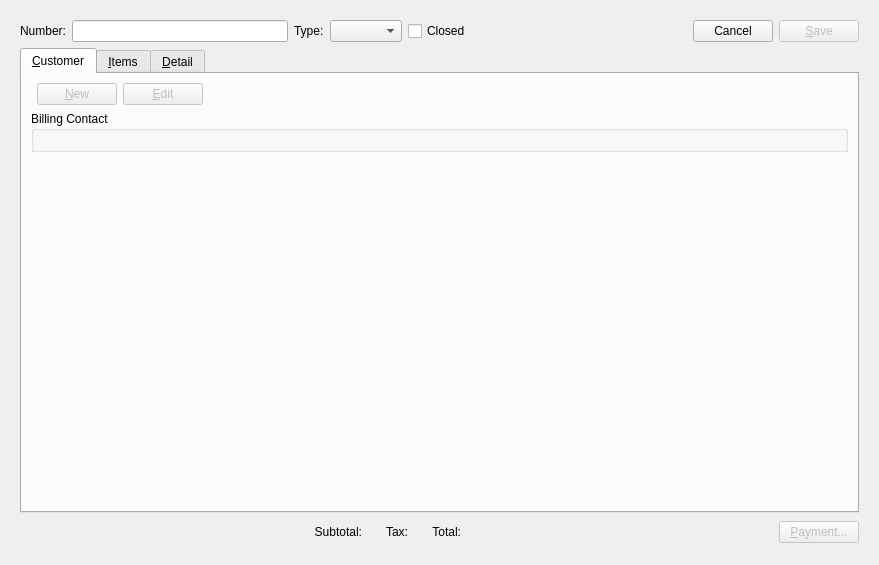
<?xml version="1.0" encoding="UTF-8"?>
<ui version="4.0">
 <class>retailSale</class>
 <widget class="QWidget" name="retailSale">
  <property name="geometry">
   <rect>
    <x>0</x>
    <y>0</y>
    <width>879</width>
    <height>565</height>
   </rect>
  </property>
  <property name="windowTitle">
   <string>Retail Sale</string>
  </property>
  <layout class="QGridLayout" name="gridLayout_6">
   <item row="0" column="0">
    <widget class="Screen" name="_sale">
     <property name="schemaName">
      <string>xtpos</string>
     </property>
     <property name="tableName">
      <string>api_sale</string>
     </property>
     <property name="primaryKeyColumns">
      <number>1</number>
     </property>
     <layout class="QGridLayout" name="gridLayout_3">
      <item row="0" column="0">
       <layout class="QHBoxLayout" name="_2">
        <item>
         <widget class="QLabel" name="_numberLit">
          <property name="text">
           <string>Number:</string>
          </property>
          <property name="alignment">
           <set>Qt::AlignRight|Qt::AlignTrailing|Qt::AlignVCenter</set>
          </property>
         </widget>
        </item>
        <item>
         <widget class="XLineEdit" name="_number">
          <property name="text">
           <string/>
          </property>
          <property name="fieldName">
           <string>sale_number</string>
          </property>
         </widget>
        </item>
        <item>
         <widget class="QLabel" name="_typeLit">
          <property name="text">
           <string>Type:</string>
          </property>
         </widget>
        </item>
        <item>
         <widget class="XComboBox" name="_type">
          <property name="fieldName">
           <string>type</string>
          </property>
         </widget>
        </item>
        <item>
         <widget class="XCheckBox" name="_closed">
          <property name="text">
           <string>Closed</string>
          </property>
          <property name="fieldName">
           <string>closed</string>
          </property>
          <property name="forgetful">
           <bool>true</bool>
          </property>
         </widget>
        </item>
        <item>
         <spacer>
          <property name="orientation">
           <enum>Qt::Horizontal</enum>
          </property>
          <property name="sizeHint" stdset="0">
           <size>
            <width>16</width>
            <height>20</height>
           </size>
          </property>
         </spacer>
        </item>
        <item>
         <widget class="QPushButton" name="_cancel">
          <property name="text">
           <string>Cancel</string>
          </property>
          <property name="checkable">
           <bool>false</bool>
          </property>
         </widget>
        </item>
        <item>
         <widget class="QPushButton" name="_save">
          <property name="enabled">
           <bool>false</bool>
          </property>
          <property name="text">
           <string>&amp;Save</string>
          </property>
         </widget>
        </item>
       </layout>
      </item>
      <item row="1" column="0">
       <widget class="QTabWidget" name="_tab">
        <property name="currentIndex">
         <number>0</number>
        </property>
        <widget class="QWidget" name="_custTab">
         <attribute name="title">
          <string>&amp;Customer</string>
         </attribute>
         <layout class="QVBoxLayout" name="verticalLayout">
          <item>
           <layout class="QHBoxLayout" name="horizontalLayout_7">
            <item>
             <widget class="CustInfo" name="_cust">
              <property name="fieldName">
               <string>customer_number</string>
              </property>
             </widget>
            </item>
            <item>
             <widget class="QPushButton" name="_new">
              <property name="enabled">
               <bool>false</bool>
              </property>
              <property name="text">
               <string>&amp;New</string>
              </property>
             </widget>
            </item>
            <item>
             <widget class="QPushButton" name="_edit">
              <property name="enabled">
               <bool>false</bool>
              </property>
              <property name="text">
               <string>&amp;Edit</string>
              </property>
             </widget>
            </item>
            <item>
             <spacer>
              <property name="orientation">
               <enum>Qt::Horizontal</enum>
              </property>
              <property name="sizeHint" stdset="0">
               <size>
                <width>13</width>
                <height>13</height>
               </size>
              </property>
             </spacer>
            </item>
           </layout>
          </item>
          <item>
           <widget class="QGroupBox" name="_cntctGroup">
            <property name="title">
             <string>Billing Contact</string>
            </property>
            <layout class="QGridLayout" name="_6">
             <item row="0" column="0">
              <widget class="ContactCluster" name="_contact">
               <property name="accountVisible">
                <bool>false</bool>
               </property>
               <property name="activeVisible">
                <bool>false</bool>
               </property>
               <property name="initialsVisible">
                <bool>false</bool>
               </property>
               <property name="webaddrVisible">
                <bool>false</bool>
               </property>
               <property name="fieldNameChange">
                <string>contact_change</string>
               </property>
               <property name="fieldNameNumber">
                <string>contact_number</string>
               </property>
               <property name="fieldNameFirst">
                <string>first</string>
               </property>
               <property name="fieldNameMiddle">
                <string>middle</string>
               </property>
               <property name="fieldNameLast">
                <string>last</string>
               </property>
               <property name="fieldNameSuffix">
                <string>suffix</string>
               </property>
               <property name="fieldNameTitle">
                <string>job_title</string>
               </property>
               <property name="fieldNamePhone">
                <string>voice</string>
               </property>
               <property name="fieldNamePhone2">
                <string>alternate</string>
               </property>
               <property name="fieldNameFax">
                <string>fax</string>
               </property>
               <property name="fieldNameEmailAddress">
                <string>email</string>
               </property>
               <property name="fieldNameWebAddress">
                <string>web</string>
               </property>
               <property name="fieldNameAddressChange" stdset="0">
                <string>address_change</string>
               </property>
               <property name="fieldNameAddressNumber" stdset="0">
                <string>address_number</string>
               </property>
               <property name="fieldNameLine1">
                <string>address1</string>
               </property>
               <property name="fieldNameLine2">
                <string>address2</string>
               </property>
               <property name="fieldNameLine3">
                <string>address3</string>
               </property>
               <property name="fieldNameCity">
                <string>city</string>
               </property>
               <property name="fieldNameState">
                <string>state</string>
               </property>
               <property name="fieldNamePostalCode">
                <string>postalcode</string>
               </property>
               <property name="fieldNameCountry">
                <string>country</string>
               </property>
              </widget>
             </item>
            </layout>
           </widget>
          </item>
          <item>
           <spacer>
            <property name="orientation">
             <enum>Qt::Vertical</enum>
            </property>
            <property name="sizeHint" stdset="0">
             <size>
              <width>20</width>
              <height>40</height>
             </size>
            </property>
           </spacer>
          </item>
         </layout>
        </widget>
        <widget class="QWidget" name="_itemsTab">
         <attribute name="title">
          <string>&amp;Items</string>
         </attribute>
         <layout class="QGridLayout" name="gridLayout_4">
          <item row="0" column="0">
           <widget class="XTreeView" name="_saleitems">
            <property name="enabled">
             <bool>true</bool>
            </property>
            <property name="editTriggers">
             <set>QAbstractItemView::NoEditTriggers</set>
            </property>
            <property name="alternatingRowColors">
             <bool>false</bool>
            </property>
            <property name="schemaName">
             <string>xtpos</string>
            </property>
            <property name="tableName">
             <string>api_saleitem</string>
            </property>
            <property name="primaryKeyCoulmns" stdset="0">
             <number>2</number>
            </property>
           </widget>
          </item>
          <item row="1" column="0">
           <layout class="QHBoxLayout" name="_7">
            <property name="spacing">
             <number>12</number>
            </property>
            <item>
             <widget class="QPushButton" name="_add">
              <property name="text">
               <string>Add</string>
              </property>
              <property name="default">
               <bool>true</bool>
              </property>
             </widget>
            </item>
            <item>
             <widget class="QPushButton" name="_remove">
              <property name="enabled">
               <bool>false</bool>
              </property>
              <property name="text">
               <string>Remove</string>
              </property>
             </widget>
            </item>
            <item>
             <spacer>
              <property name="orientation">
               <enum>Qt::Horizontal</enum>
              </property>
              <property name="sizeHint" stdset="0">
               <size>
                <width>16</width>
                <height>20</height>
               </size>
              </property>
             </spacer>
            </item>
            <item>
             <widget class="QLabel" name="_receiptNumberLit">
              <property name="text">
               <string>Receipt Number:</string>
              </property>
             </widget>
            </item>
            <item>
             <widget class="XLineEdit" name="_receiptNumber">
              <property name="enabled">
               <bool>false</bool>
              </property>
              <property name="sizePolicy">
               <sizepolicy hsizetype="Preferred" vsizetype="Fixed">
                <horstretch>0</horstretch>
                <verstretch>0</verstretch>
               </sizepolicy>
              </property>
             </widget>
            </item>
            <item>
             <widget class="QPushButton" name="_receiptSearch">
              <property name="text">
               <string>...</string>
              </property>
             </widget>
            </item>
           </layout>
          </item>
          <item row="2" column="0">
           <widget class="Screen" name="_saleitem">
            <property name="primaryKeyColumns">
             <number>2</number>
            </property>
            <layout class="QGridLayout" name="_8">
             <property name="margin">
              <number>0</number>
             </property>
             <property name="spacing">
              <number>0</number>
             </property>
             <item row="0" column="0">
              <widget class="QGroupBox" name="_itemGroup">
               <property name="title">
                <string/>
               </property>
               <layout class="QGridLayout" name="gridLayout_5">
                <item row="0" column="0">
                 <widget class="ItemCluster" name="_item">
                  <property name="fieldName">
                   <string>item_number</string>
                  </property>
                 </widget>
                </item>
                <item row="0" column="1">
                 <layout class="QGridLayout" name="_9">
                  <property name="verticalSpacing">
                   <number>0</number>
                  </property>
                  <item row="0" column="0">
                   <widget class="QLabel" name="_qtyLit">
                    <property name="text">
                     <string>Qty:</string>
                    </property>
                    <property name="alignment">
                     <set>Qt::AlignRight|Qt::AlignTrailing|Qt::AlignVCenter</set>
                    </property>
                    <property name="margin">
                     <number>5</number>
                    </property>
                   </widget>
                  </item>
                  <item row="0" column="1">
                   <layout class="QHBoxLayout" name="_10">
                    <item>
                     <widget class="XLineEdit" name="_qty">
                      <property name="fieldName">
                       <string>qty</string>
                      </property>
                      <property name="defaultText">
                       <string>1</string>
                      </property>
                     </widget>
                    </item>
                    <item>
                     <spacer>
                      <property name="orientation">
                       <enum>Qt::Horizontal</enum>
                      </property>
                      <property name="sizeHint" stdset="0">
                       <size>
                        <width>81</width>
                        <height>21</height>
                       </size>
                      </property>
                     </spacer>
                    </item>
                   </layout>
                  </item>
                  <item row="1" column="0">
                   <widget class="QLabel" name="_unitPriceLit">
                    <property name="text">
                     <string>Unit Price:</string>
                    </property>
                    <property name="alignment">
                     <set>Qt::AlignRight|Qt::AlignTrailing|Qt::AlignVCenter</set>
                    </property>
                    <property name="margin">
                     <number>5</number>
                    </property>
                   </widget>
                  </item>
                  <item row="2" column="0">
                   <widget class="QLabel" name="_extendedPriceLit">
                    <property name="text">
                     <string>Extended:</string>
                    </property>
                    <property name="alignment">
                     <set>Qt::AlignRight|Qt::AlignTrailing|Qt::AlignVCenter</set>
                    </property>
                    <property name="margin">
                     <number>5</number>
                    </property>
                   </widget>
                  </item>
                  <item row="1" column="1">
                   <layout class="QHBoxLayout" name="horizontalLayout_3">
                    <item>
                     <widget class="CurrCluster" name="_unitPrice">
                      <property name="sizePolicy">
                       <sizepolicy hsizetype="Fixed" vsizetype="Preferred">
                        <horstretch>0</horstretch>
                        <verstretch>0</verstretch>
                       </sizepolicy>
                      </property>
                      <property name="fieldNameValue">
                       <string>price</string>
                      </property>
                      <property name="format">
                       <enum>CurrDisplay::SalesPrice</enum>
                      </property>
                      <property name="currencyEnabled">
                       <bool>false</bool>
                      </property>
                      <property name="currencyVisible">
                       <bool>false</bool>
                      </property>
                     </widget>
                    </item>
                    <item>
                     <spacer name="horizontalSpacer_3">
                      <property name="orientation">
                       <enum>Qt::Horizontal</enum>
                      </property>
                      <property name="sizeHint" stdset="0">
                       <size>
                        <width>40</width>
                        <height>20</height>
                       </size>
                      </property>
                     </spacer>
                    </item>
                   </layout>
                  </item>
                  <item row="2" column="1">
                   <layout class="QHBoxLayout" name="horizontalLayout_4">
                    <item>
                     <widget class="CurrCluster" name="_extendedPrice">
                      <property name="sizePolicy">
                       <sizepolicy hsizetype="Fixed" vsizetype="Preferred">
                        <horstretch>0</horstretch>
                        <verstretch>0</verstretch>
                       </sizepolicy>
                      </property>
                      <property name="fieldNameValue">
                       <string>extension</string>
                      </property>
                      <property name="format">
                       <enum>CurrDisplay::ExtPrice</enum>
                      </property>
                      <property name="currencyEnabled">
                       <bool>false</bool>
                      </property>
                      <property name="currencyVisible">
                       <bool>false</bool>
                      </property>
                      <property name="enabled">
                       <bool>false</bool>
                      </property>
                     </widget>
                    </item>
                    <item>
                     <spacer name="horizontalSpacer_4">
                      <property name="orientation">
                       <enum>Qt::Horizontal</enum>
                      </property>
                      <property name="sizeHint" stdset="0">
                       <size>
                        <width>40</width>
                        <height>20</height>
                       </size>
                      </property>
                     </spacer>
                    </item>
                   </layout>
                  </item>
                 </layout>
                </item>
               </layout>
               <zorder>_item</zorder>
               <zorder></zorder>
              </widget>
             </item>
            </layout>
           </widget>
          </item>
         </layout>
        </widget>
        <widget class="QWidget" name="_detailTab">
         <attribute name="title">
          <string>&amp;Detail</string>
         </attribute>
         <layout class="QGridLayout" name="gridLayout_2">
          <item row="0" column="0">
           <layout class="QHBoxLayout" name="horizontalLayout_2">
            <item>
             <layout class="QGridLayout" name="gridLayout">
              <item row="0" column="1">
               <widget class="DLineEdit" name="_date">
                <property name="enabled">
                 <bool>false</bool>
                </property>
                <property name="sizePolicy">
                 <sizepolicy hsizetype="Minimum" vsizetype="Fixed">
                  <horstretch>0</horstretch>
                  <verstretch>0</verstretch>
                 </sizepolicy>
                </property>
                <property name="defaultDate">
                 <enum>XDateEdit::Current</enum>
                </property>
                <property name="fieldName">
                 <string>date</string>
                </property>
               </widget>
              </item>
              <item row="1" column="1">
               <layout class="QHBoxLayout" name="_11">
                <item>
                 <widget class="XComboBox" name="_salesrep">
                  <property name="allowNull">
                   <bool>true</bool>
                  </property>
                  <property name="nullStr">
                   <string>None</string>
                  </property>
                  <property name="type">
                   <enum>XComboBox::SalesReps</enum>
                  </property>
                  <property name="defaultCode">
                   <enum>XComboBox::None</enum>
                  </property>
                  <property name="fieldName">
                   <string>sales_rep</string>
                  </property>
                 </widget>
                </item>
                <item>
                 <spacer>
                  <property name="orientation">
                   <enum>Qt::Horizontal</enum>
                  </property>
                  <property name="sizeHint" stdset="0">
                   <size>
                    <width>16</width>
                    <height>24</height>
                   </size>
                  </property>
                 </spacer>
                </item>
               </layout>
              </item>
              <item row="1" column="3">
               <layout class="QHBoxLayout" name="horizontalLayout">
                <item>
                 <widget class="WComboBox" name="_site">
                  <property name="allowNull">
                   <bool>false</bool>
                  </property>
                  <property name="defaultCode">
                   <enum>XComboBox::None</enum>
                  </property>
                  <property name="fieldName">
                   <string>site</string>
                  </property>
                 </widget>
                </item>
                <item>
                 <spacer name="horizontalSpacer">
                  <property name="orientation">
                   <enum>Qt::Horizontal</enum>
                  </property>
                  <property name="sizeHint" stdset="0">
                   <size>
                    <width>0</width>
                    <height>20</height>
                   </size>
                  </property>
                 </spacer>
                </item>
               </layout>
              </item>
              <item row="0" column="0">
               <widget class="QLabel" name="_dateLit">
                <property name="text">
                 <string>Date:</string>
                </property>
                <property name="alignment">
                 <set>Qt::AlignRight|Qt::AlignTrailing|Qt::AlignVCenter</set>
                </property>
               </widget>
              </item>
              <item row="1" column="0">
               <widget class="XLabel" name="_salesrepLit">
                <property name="text">
                 <string>Sales Rep:</string>
                </property>
                <property name="alignment">
                 <set>Qt::AlignRight|Qt::AlignTrailing|Qt::AlignVCenter</set>
                </property>
               </widget>
              </item>
              <item row="0" column="2">
               <widget class="QLabel" name="TerminalLit">
                <property name="text">
                 <string>Terminal:</string>
                </property>
                <property name="alignment">
                 <set>Qt::AlignRight|Qt::AlignTrailing|Qt::AlignVCenter</set>
                </property>
               </widget>
              </item>
              <item row="1" column="2">
               <widget class="QLabel" name="_siteLit">
                <property name="text">
                 <string>Site:</string>
                </property>
                <property name="alignment">
                 <set>Qt::AlignRight|Qt::AlignTrailing|Qt::AlignVCenter</set>
                </property>
               </widget>
              </item>
              <item row="0" column="4">
               <layout class="QHBoxLayout" name="horizontalLayout_5">
                <item>
                 <widget class="QLabel" name="_taxzoneLit">
                  <property name="text">
                   <string>Tax Zone:</string>
                  </property>
                 </widget>
                </item>
                <item>
                 <widget class="XComboBox" name="_taxzone">
                  <property name="allowNull">
                   <bool>true</bool>
                  </property>
                  <property name="nullStr">
                   <string>None</string>
                  </property>
                  <property name="type">
                   <enum>XComboBox::TaxZones</enum>
                  </property>
                  <property name="defaultCode">
                   <enum>XComboBox::None</enum>
                  </property>
                  <property name="fieldName">
                   <string>tax_zone</string>
                  </property>
                 </widget>
                </item>
                <item>
                 <spacer name="horizontalSpacer_5">
                  <property name="orientation">
                   <enum>Qt::Horizontal</enum>
                  </property>
                  <property name="sizeHint" stdset="0">
                   <size>
                    <width>0</width>
                    <height>20</height>
                   </size>
                  </property>
                 </spacer>
                </item>
               </layout>
              </item>
              <item row="0" column="3">
               <layout class="QHBoxLayout" name="horizontalLayout_6">
                <item>
                 <widget class="XComboBox" name="_terminal">
                  <property name="fieldName">
                   <string>terminal</string>
                  </property>
                 </widget>
                </item>
                <item>
                 <spacer name="horizontalSpacer_6">
                  <property name="orientation">
                   <enum>Qt::Horizontal</enum>
                  </property>
                  <property name="sizeHint" stdset="0">
                   <size>
                    <width>0</width>
                    <height>20</height>
                   </size>
                  </property>
                 </spacer>
                </item>
               </layout>
              </item>
             </layout>
            </item>
            <item>
             <spacer>
              <property name="orientation">
               <enum>Qt::Horizontal</enum>
              </property>
              <property name="sizeHint" stdset="0">
               <size>
                <width>40</width>
                <height>20</height>
               </size>
              </property>
             </spacer>
            </item>
           </layout>
          </item>
          <item row="1" column="0">
           <layout class="QVBoxLayout" name="_12">
            <property name="spacing">
             <number>0</number>
            </property>
            <item>
             <widget class="QLabel" name="_notesLit">
              <property name="text">
               <string>Notes</string>
              </property>
             </widget>
            </item>
            <item>
             <widget class="XTextEdit" name="_notes">
              <property name="fieldName">
               <string>notes</string>
              </property>
             </widget>
            </item>
           </layout>
          </item>
         </layout>
        </widget>
       </widget>
      </item>
      <item row="2" column="0">
       <layout class="QHBoxLayout" name="_13">
        <property name="spacing">
         <number>12</number>
        </property>
        <item>
         <spacer>
          <property name="orientation">
           <enum>Qt::Horizontal</enum>
          </property>
          <property name="sizeHint" stdset="0">
           <size>
            <width>0</width>
            <height>26</height>
           </size>
          </property>
         </spacer>
        </item>
        <item>
         <widget class="QLabel" name="_subtotalLit">
          <property name="text">
           <string>Subtotal:</string>
          </property>
          <property name="alignment">
           <set>Qt::AlignRight|Qt::AlignTrailing|Qt::AlignVCenter</set>
          </property>
         </widget>
        </item>
        <item>
         <widget class="CurrCluster" name="_subtotal">
          <property name="fieldNameValue">
           <string>subtotal</string>
          </property>
          <property name="currencyVisible">
           <bool>false</bool>
          </property>
          <property name="enabled">
           <bool>false</bool>
          </property>
         </widget>
        </item>
        <item>
         <widget class="QLabel" name="_taxLit">
          <property name="text">
           <string>Tax:</string>
          </property>
          <property name="alignment">
           <set>Qt::AlignRight|Qt::AlignTrailing|Qt::AlignVCenter</set>
          </property>
         </widget>
        </item>
        <item>
         <widget class="CurrCluster" name="_tax">
          <property name="fieldNameValue">
           <string>tax</string>
          </property>
          <property name="currencyVisible">
           <bool>false</bool>
          </property>
          <property name="enabled">
           <bool>false</bool>
          </property>
         </widget>
        </item>
        <item>
         <widget class="QLabel" name="_totalLit">
          <property name="text">
           <string>Total:</string>
          </property>
          <property name="alignment">
           <set>Qt::AlignRight|Qt::AlignTrailing|Qt::AlignVCenter</set>
          </property>
         </widget>
        </item>
        <item>
         <widget class="CurrCluster" name="_total">
          <property name="fieldNameValue">
           <string>total</string>
          </property>
          <property name="currencyVisible">
           <bool>false</bool>
          </property>
          <property name="enabled">
           <bool>false</bool>
          </property>
         </widget>
        </item>
        <item>
         <spacer name="horizontalSpacer_2">
          <property name="orientation">
           <enum>Qt::Horizontal</enum>
          </property>
          <property name="sizeHint" stdset="0">
           <size>
            <width>0</width>
            <height>20</height>
           </size>
          </property>
         </spacer>
        </item>
        <item>
         <widget class="QPushButton" name="_payment">
          <property name="enabled">
           <bool>false</bool>
          </property>
          <property name="text">
           <string>&amp;Payment...</string>
          </property>
         </widget>
        </item>
       </layout>
      </item>
     </layout>
    </widget>
   </item>
  </layout>
 </widget>
 <customwidgets>
  <customwidget>
   <class>ContactCluster</class>
   <extends>QWidget</extends>
   <header>contactcluster.h</header>
  </customwidget>
  <customwidget>
   <class>CurrCluster</class>
   <extends>CurrDisplay</extends>
   <header>currcluster.h</header>
  </customwidget>
  <customwidget>
   <class>CurrDisplay</class>
   <extends>QWidget</extends>
   <header>currcluster.h</header>
  </customwidget>
  <customwidget>
   <class>CustInfo</class>
   <extends>QWidget</extends>
   <header>custcluster.h</header>
  </customwidget>
  <customwidget>
   <class>DLineEdit</class>
   <extends>QWidget</extends>
   <header>datecluster.h</header>
  </customwidget>
  <customwidget>
   <class>ItemCluster</class>
   <extends>QWidget</extends>
   <header>itemcluster.h</header>
  </customwidget>
  <customwidget>
   <class>Screen</class>
   <extends>QWidget</extends>
   <header>screen.h</header>
   <container>1</container>
  </customwidget>
  <customwidget>
   <class>WComboBox</class>
   <extends>XComboBox</extends>
   <header>wcombobox.h</header>
  </customwidget>
  <customwidget>
   <class>XCheckBox</class>
   <extends>QCheckBox</extends>
   <header>xcheckbox.h</header>
  </customwidget>
  <customwidget>
   <class>XComboBox</class>
   <extends>QComboBox</extends>
   <header>xcombobox.h</header>
  </customwidget>
  <customwidget>
   <class>XLabel</class>
   <extends>QLabel</extends>
   <header>xlabel.h</header>
  </customwidget>
  <customwidget>
   <class>XLineEdit</class>
   <extends>QLineEdit</extends>
   <header>xlineedit.h</header>
   <container>1</container>
  </customwidget>
  <customwidget>
   <class>XTreeView</class>
   <extends>QTreeView</extends>
   <header>xtreeview.h</header>
  </customwidget>
  <customwidget>
   <class>XTextEdit</class>
   <extends>QTextEdit</extends>
   <header>xtextedit.h</header>
  </customwidget>
 </customwidgets>
 <resources/>
 <connections>
  <connection>
   <sender>_sale</sender>
   <signal>newDataWidgetMapper(XDataWidgetMapper*)</signal>
   <receiver>_number</receiver>
   <slot>setDataWidgetMap(XDataWidgetMapper*)</slot>
   <hints>
    <hint type="sourcelabel">
     <x>439</x>
     <y>282</y>
    </hint>
    <hint type="destinationlabel">
     <x>178</x>
     <y>38</y>
    </hint>
   </hints>
  </connection>
  <connection>
   <sender>_sale</sender>
   <signal>newDataWidgetMapper(XDataWidgetMapper*)</signal>
   <receiver>_type</receiver>
   <slot>setDataWidgetMap(XDataWidgetMapper*)</slot>
   <hints>
    <hint type="sourcelabel">
     <x>439</x>
     <y>282</y>
    </hint>
    <hint type="destinationlabel">
     <x>376</x>
     <y>39</y>
    </hint>
   </hints>
  </connection>
  <connection>
   <sender>_sale</sender>
   <signal>newDataWidgetMapper(XDataWidgetMapper*)</signal>
   <receiver>_contact</receiver>
   <slot>setDataWidgetMap(XDataWidgetMapper*)</slot>
   <hints>
    <hint type="sourcelabel">
     <x>439</x>
     <y>282</y>
    </hint>
    <hint type="destinationlabel">
     <x>439</x>
     <y>274</y>
    </hint>
   </hints>
  </connection>
  <connection>
   <sender>_sale</sender>
   <signal>newDataWidgetMapper(XDataWidgetMapper*)</signal>
   <receiver>_salesrep</receiver>
   <slot>setDataWidgetMap(XDataWidgetMapper*)</slot>
   <hints>
    <hint type="sourcelabel">
     <x>439</x>
     <y>282</y>
    </hint>
    <hint type="destinationlabel">
     <x>167</x>
     <y>158</y>
    </hint>
   </hints>
  </connection>
  <connection>
   <sender>_sale</sender>
   <signal>newDataWidgetMapper(XDataWidgetMapper*)</signal>
   <receiver>_terminal</receiver>
   <slot>setDataWidgetMap(XDataWidgetMapper*)</slot>
   <hints>
    <hint type="sourcelabel">
     <x>439</x>
     <y>282</y>
    </hint>
    <hint type="destinationlabel">
     <x>406</x>
     <y>120</y>
    </hint>
   </hints>
  </connection>
  <connection>
   <sender>_sale</sender>
   <signal>newDataWidgetMapper(XDataWidgetMapper*)</signal>
   <receiver>_date</receiver>
   <slot>setDataWidgetMap(XDataWidgetMapper*)</slot>
   <hints>
    <hint type="sourcelabel">
     <x>439</x>
     <y>282</y>
    </hint>
    <hint type="destinationlabel">
     <x>195</x>
     <y>120</y>
    </hint>
   </hints>
  </connection>
  <connection>
   <sender>_sale</sender>
   <signal>newDataWidgetMapper(XDataWidgetMapper*)</signal>
   <receiver>_notes</receiver>
   <slot>setDataWidgetMap(XDataWidgetMapper*)</slot>
   <hints>
    <hint type="sourcelabel">
     <x>439</x>
     <y>282</y>
    </hint>
    <hint type="destinationlabel">
     <x>439</x>
     <y>333</y>
    </hint>
   </hints>
  </connection>
  <connection>
   <sender>_sale</sender>
   <signal>newDataWidgetMapper(XDataWidgetMapper*)</signal>
   <receiver>_taxzone</receiver>
   <slot>setDataWidgetMap(XDataWidgetMapper*)</slot>
   <hints>
    <hint type="sourcelabel">
     <x>439</x>
     <y>282</y>
    </hint>
    <hint type="destinationlabel">
     <x>598</x>
     <y>120</y>
    </hint>
   </hints>
  </connection>
  <connection>
   <sender>_sale</sender>
   <signal>newDataWidgetMapper(XDataWidgetMapper*)</signal>
   <receiver>_total</receiver>
   <slot>setDataWidgetMap(XDataWidgetMapper*)</slot>
   <hints>
    <hint type="sourcelabel">
     <x>439</x>
     <y>282</y>
    </hint>
    <hint type="destinationlabel">
     <x>632</x>
     <y>519</y>
    </hint>
   </hints>
  </connection>
  <connection>
   <sender>_sale</sender>
   <signal>newDataWidgetMapper(XDataWidgetMapper*)</signal>
   <receiver>_subtotal</receiver>
   <slot>setDataWidgetMap(XDataWidgetMapper*)</slot>
   <hints>
    <hint type="sourcelabel">
     <x>439</x>
     <y>282</y>
    </hint>
    <hint type="destinationlabel">
     <x>201</x>
     <y>519</y>
    </hint>
   </hints>
  </connection>
  <connection>
   <sender>_sale</sender>
   <signal>newDataWidgetMapper(XDataWidgetMapper*)</signal>
   <receiver>_tax</receiver>
   <slot>setDataWidgetMap(XDataWidgetMapper*)</slot>
   <hints>
    <hint type="sourcelabel">
     <x>439</x>
     <y>282</y>
    </hint>
    <hint type="destinationlabel">
     <x>412</x>
     <y>519</y>
    </hint>
   </hints>
  </connection>
  <connection>
   <sender>_sale</sender>
   <signal>newDataWidgetMapper(XDataWidgetMapper*)</signal>
   <receiver>_saleitems</receiver>
   <slot>setDataWidgetMap(XDataWidgetMapper*)</slot>
   <hints>
    <hint type="sourcelabel">
     <x>439</x>
     <y>282</y>
    </hint>
    <hint type="destinationlabel">
     <x>439</x>
     <y>199</y>
    </hint>
   </hints>
  </connection>
  <connection>
   <sender>_sale</sender>
   <signal>newDataWidgetMapper(XDataWidgetMapper*)</signal>
   <receiver>_cust</receiver>
   <slot>setDataWidgetMap(XDataWidgetMapper*)</slot>
   <hints>
    <hint type="sourcelabel">
     <x>439</x>
     <y>282</y>
    </hint>
    <hint type="destinationlabel">
     <x>200</x>
     <y>124</y>
    </hint>
   </hints>
  </connection>
  <connection>
   <sender>_sale</sender>
   <signal>newDataWidgetMapper(XDataWidgetMapper*)</signal>
   <receiver>_site</receiver>
   <slot>setDataWidgetMap(XDataWidgetMapper*)</slot>
   <hints>
    <hint type="sourcelabel">
     <x>439</x>
     <y>282</y>
    </hint>
    <hint type="destinationlabel">
     <x>406</x>
     <y>158</y>
    </hint>
   </hints>
  </connection>
  <connection>
   <sender>_sale</sender>
   <signal>newDataWidgetMapper(XDataWidgetMapper*)</signal>
   <receiver>_closed</receiver>
   <slot>setDataWidgetMap(XDataWidgetMapper*)</slot>
   <hints>
    <hint type="sourcelabel">
     <x>439</x>
     <y>282</y>
    </hint>
    <hint type="destinationlabel">
     <x>475</x>
     <y>39</y>
    </hint>
   </hints>
  </connection>
  <connection>
   <sender>_saleitem</sender>
   <signal>newDataWidgetMapper(XDataWidgetMapper*)</signal>
   <receiver>_extendedPrice</receiver>
   <slot>setDataWidgetMap(XDataWidgetMapper*)</slot>
   <hints>
    <hint type="sourcelabel">
     <x>439</x>
     <y>405</y>
    </hint>
    <hint type="destinationlabel">
     <x>608</x>
     <y>432</y>
    </hint>
   </hints>
  </connection>
  <connection>
   <sender>_saleitem</sender>
   <signal>newDataWidgetMapper(XDataWidgetMapper*)</signal>
   <receiver>_item</receiver>
   <slot>setDataWidgetMap(XDataWidgetMapper*)</slot>
   <hints>
    <hint type="sourcelabel">
     <x>439</x>
     <y>405</y>
    </hint>
    <hint type="destinationlabel">
     <x>248</x>
     <y>405</y>
    </hint>
   </hints>
  </connection>
  <connection>
   <sender>_saleitem</sender>
   <signal>newDataWidgetMapper(XDataWidgetMapper*)</signal>
   <receiver>_qty</receiver>
   <slot>setDataWidgetMap(XDataWidgetMapper*)</slot>
   <hints>
    <hint type="sourcelabel">
     <x>439</x>
     <y>405</y>
    </hint>
    <hint type="destinationlabel">
     <x>597</x>
     <y>376</y>
    </hint>
   </hints>
  </connection>
  <connection>
   <sender>_saleitem</sender>
   <signal>newDataWidgetMapper(XDataWidgetMapper*)</signal>
   <receiver>_unitPrice</receiver>
   <slot>setDataWidgetMap(XDataWidgetMapper*)</slot>
   <hints>
    <hint type="sourcelabel">
     <x>439</x>
     <y>405</y>
    </hint>
    <hint type="destinationlabel">
     <x>608</x>
     <y>404</y>
    </hint>
   </hints>
  </connection>
  <connection>
   <sender>_saleitems</sender>
   <signal>newModel(XSqlTableModel*)</signal>
   <receiver>_saleitem</receiver>
   <slot>setModel(XSqlTableModel*)</slot>
   <hints>
    <hint type="sourcelabel">
     <x>439</x>
     <y>199</y>
    </hint>
    <hint type="destinationlabel">
     <x>439</x>
     <y>405</y>
    </hint>
   </hints>
  </connection>
 </connections>
</ui>
